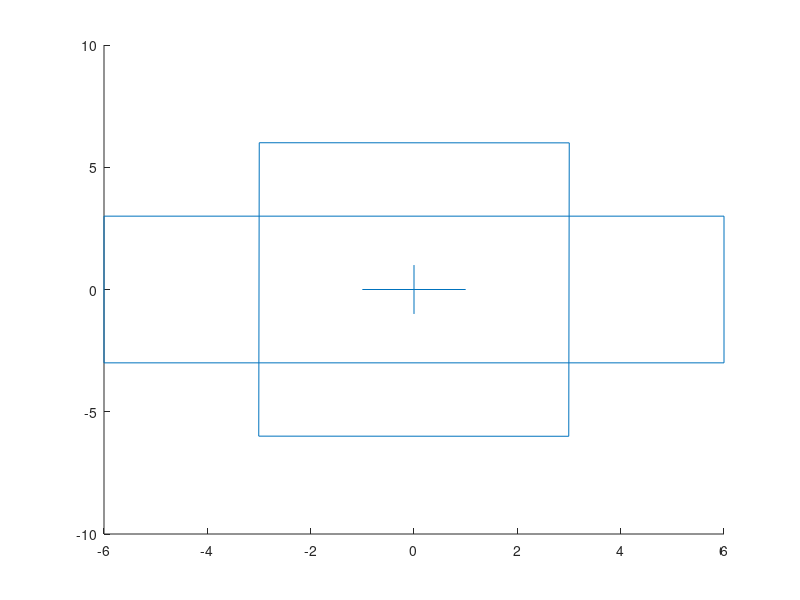

Reproduce this figure in MATLAB.
close all 
angle_rad= deg2rad(90);
for t=0:0.01:angle_rad
    clf
line ([-1 1], [0 0], [0 0]); %'color', [1 0 0] , 'linewidth', 2.5); % Establece el eje x
line ([0 0], [-1 1], [0 0]);
p1 = [-6 -3 ];
p2 = [6  -3 ];
p3 = [6  3];
p4 = [-6  3 ];


line ([p1(1) p2(1)], [p1(2) p2(2)], [0 0]); 
line ([p2(1) p3(1)], [p2(2) p3(2)], [0 0]); 
line ([p3(1) p4(1)], [p3(2) p4(2)], [0 0]); 
line ([p4(1) p1(1)], [p4(2) p1(2)], [0 0]); 

%-----------------------------------------------------

Rz = [cos(t) -sin(t); sin(t) cos(t)];

p1r = Rz*p1';
p2r = Rz*p2';
p3r = Rz*p3';
p4r = Rz*p4';

line ([p1r(1) p2r(1)], [p1r(2) p2r(2)], [0 0]); 
line ([p2r(1) p3r(1)], [p2r(2) p3r(2)], [0 0]); 
line ([p3r(1) p4r(1)], [p3r(2) p4r(2)], [0 0]); 
line ([p4r(1) p1r(1)], [p4r(2) p1r(2)], [0 0]); 
pause(0.01)
end